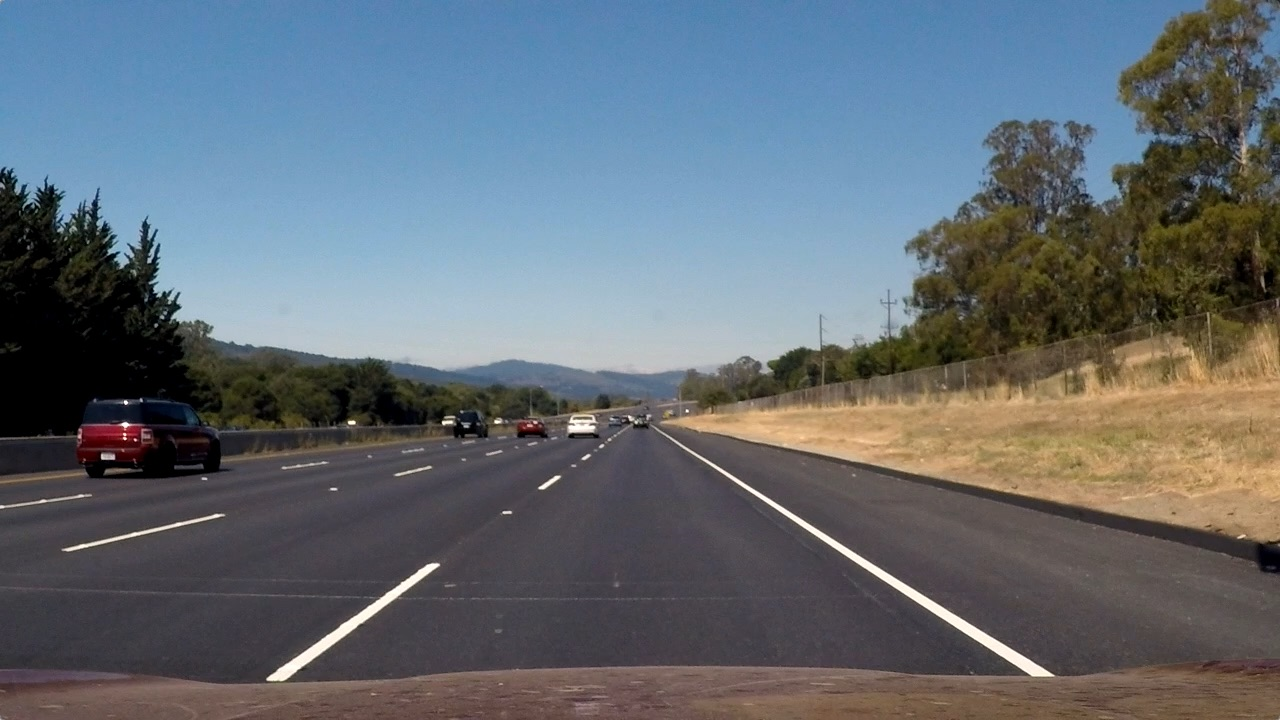
#> input picture test_images/straight_lines2.jpg, 1280 x 720 px
$ jupyter execute P4_advanced_lane_finding_new_bu2.ipynb   (shell and % lines are left out)   (older library calls are emulated)
#> lines starting #> are read from the running program, lines starting #| are printed output that depends on the picture; after the words box and inside, x2 and y2 are one past the last pixel; in counts of white or black regions, pixels touching at a corner belong together
[cell 1]
import os
import sys
import PIL
import numpy as np
import cv2
import matplotlib.pyplot as plt
import matplotlib.image as mpimg
import matplotlib.patches as patches
import glob
import csv
import pickle
from moviepy.editor import VideoFileClip
from IPython.display import HTML
# Display plots inside the notebook:

[cell 2]
# Plotting functions
def plot_side_by_side(left_image, right_image, left_title='', right_title=''):
    fig, (ax1, ax2) = plt.subplots(1, 2, figsize=(20,10))
    ax1.set_title(left_title, fontsize=30)
    ax1.imshow(left_image)
    ax2.set_title(right_title, fontsize=30)
    ax2.imshow(right_image)

def plot_side_by_side_gray(left_image, right_image, left_title='', right_title=''):
    fig, (ax1, ax2) = plt.subplots(1, 2, figsize=(20,10))
    ax1.set_title(left_title, fontsize=30)
    ax1.imshow(left_image, cmap='gray')
    ax2.set_title(right_title, fontsize=30)
    ax2.imshow(right_image, cmap='gray')

[cell 3]
# Read in images from folder:
# [9 lines left out: function get_images_from_folder, not called in this run]

[cell 4]
# Calibrate camera:
# NOTES: board size = (# horizontal squares, # vertical squares)
# [63 lines left out: function calibrate_camera, not called in this run]
    #return mtx, dist

[cell 5]
# Calibrate camera and store calibration data in .p file

# NOTE: This step can be skipped calibration has already been
#       performed for this camera.  The 'mtx' and 'dist' variables
#       will be read in from the 'calibration_data.p' file.

#calibrate_camera()

[cell 6]
# Get camera calibration data from pickle file:
calibration_data = pickle.load( open("calibration_data.p", "rb" ) )
#> (reads calibration_data.p from the repository)
mtx, dist = calibration_data["mtx"], calibration_data["dist"]

## Pipeline

[cell 7]
# STEP 0: Read in a test image
original_image = cv2.imread('test_images/straight_lines2.jpg')
#> original_image is the input picture: shape (720, 1280, 3); mean B, G, R 115.1, 107.7, 99.4
original_image = gray = cv2.cvtColor(original_image, cv2.COLOR_BGR2RGB)
image_height = original_image.shape[0]
#> image_height = 720
image_width = original_image.shape[1]
#> image_width = 1280
num_channels = original_image.shape[2]
#> num_channels = 3

# Save some useful image dimensions
img_h = original_image.shape[0]
#> img_h = 720
img_w = original_image.shape[1]
#> img_w = 1280
y_mid = img_h//2
#> y_mid = 360
x_mid = img_w//2
#> x_mid = 640

# Plot the image
plt.figure(figsize=(10,5))
#> (this line was passed over: IPython is not available in this run)
plt.imshow(original_image, cmap=None)
#> (this line was passed over: IPython is not available in this run)

[cell 8]
# STEP 1: Undistort image
def undistort(img, mtx, dist, display_results=False):
#> called with mtx = array of shape (3, 3), dist = array of shape (1, 5), display_results = False
    undistorted_image = cv2.undistort(img, mtx, dist, None, mtx)
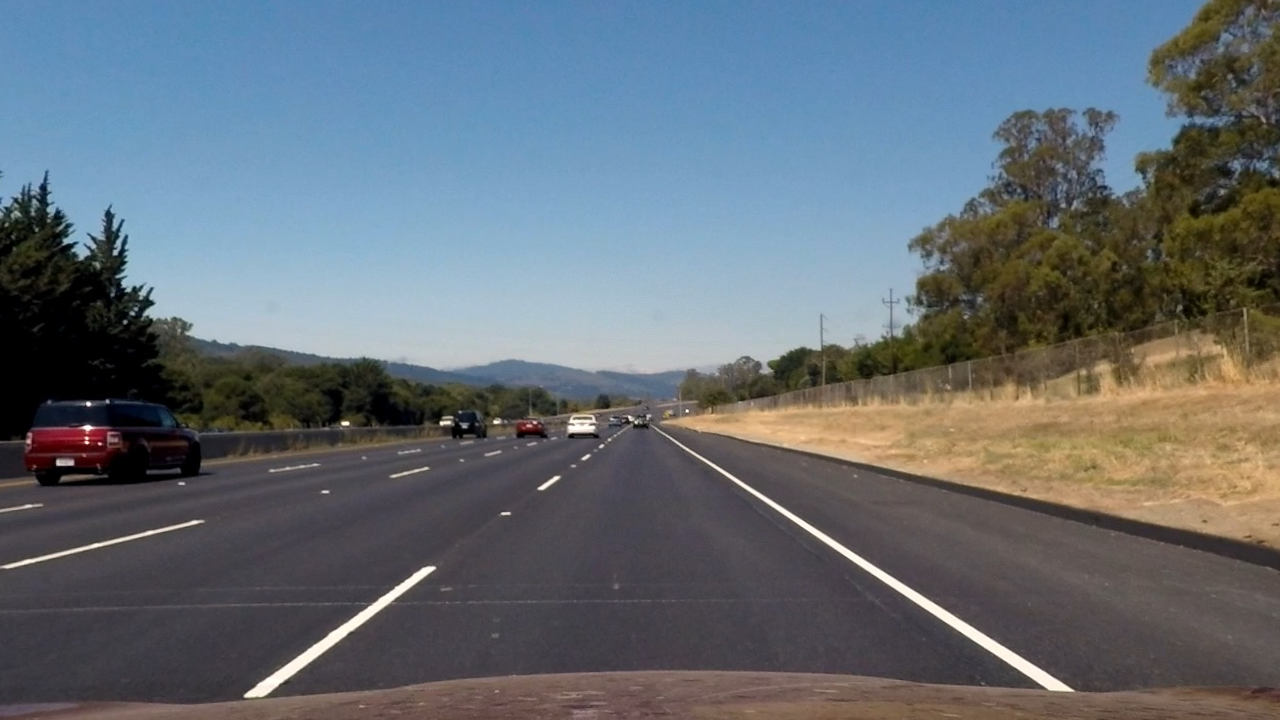
#> undistorted_image: shape (720, 1280, 3); mean R, G, B 100.4, 109.1, 116.7
    return undistorted_image

[cell 9]
undistorted_image = undistort(original_image, mtx, dist)
plot_side_by_side(original_image, undistorted_image, 'Original', 'Undistorted')
#> (the call stopped at in plot_side_by_side, `fig, (ax1, ax2) = plt.subplots(1, 2, figsize=(20,10))`: IPython is not available in this run)

[cell 10]
# Trapezoid overlay.  Returns the original image with a trapezoid (from 'vertices' points) drawn on it
# [4 lines left out: function trapezoid_overlay, not called in this run]

[cell 11]
# STEP 2: Apply a perspective transform to ge a warped "bird's eye view" image

trap_height = 260
trap_top_width = 170
trap_base_width = img_w-100
#> trap_base_width = 1180
trap_bottom_cutoff = 40
trap_v_shift = 0   # positive --> shifts entire trapezoid UP
trap_h_shift = 0   # positive --> shifts entire trapezoid to the RIGHT

# Store 4 trapezoid vertices in 'src' (...starting with top left point going clockwise)
src = np.float32(
    [[x_mid + trap_h_shift - trap_top_width//2, img_h - trap_v_shift - trap_height],
     [x_mid + trap_h_shift + trap_top_width//2, img_h - trap_v_shift - trap_height],
     [x_mid + trap_h_shift + trap_base_width//2, img_h - trap_v_shift - trap_bottom_cutoff],
     [x_mid + trap_h_shift - trap_base_width//2, img_h - trap_v_shift - trap_bottom_cutoff]])

# The 4 points from 'src' will be mapped to these 4 points
# NOTE: 'offset' is padding added to the left and right sides of the image
top_offset = 200
base_offset = top_offset - 60
img_size = (img_w, img_h)
#> img_size = (1280, 720)

dst = np.float32([[top_offset, 0],
                  [img_w-top_offset, 0],
                  [img_w-base_offset, img_h],
                  [base_offset, img_h]])

[cell 12]
# # STEP 2b: Apply a perspective transform to ge a warped "bird's eye view" image

# trap_height = 260
# trap_top_width = 170
# trap_base_width = img_w-400
# trap_bottom_cutoff = 40
# trap_v_shift = 0   # positive --> shifts entire trapezoid UP
# trap_h_shift = 10   # positive --> shifts entire trapezoid to the RIGHT

# # Store 4 trapezoid vertices in 'src' (...starting with top left point going clockwise)
# src = np.float32([[ 580, 460],  # Top Left Point [x, y]
#                   [ 710, 460],  # Top Right Point [x, y]
#                   [1060, 680],  # Bottom Right Point [x, y]
#                   [ 260, 680]]) # Bottom Left Point [x, y]

# # The 4 points from 'src' will be mapped to these 4 points
# # NOTE: 'offset' is padding added to the left and right sides of the image
# top_offset = 300
# base_offset = top_offset
# img_size = (img_w, img_h)

# dst = np.float32([[top_offset, 0],
#                   [img_w-top_offset, 0],
#                   [img_w-base_offset, img_h],
#                   [base_offset, img_h]])

# plt.imshow(trapezoid_overlay(undistorted_image, src))

[cell 13]
def warp(img, src, dst):

    # Choose offset from image corners to plot detected corners
    # This should be chosen to present the result at the proper aspect ratio

    # Get the image shape (width (pos-right), height (pos-down))
    img_size = (img_w, img_h)
#> img_size = (1280, 720)

    # The 4 points from 'src' will be mapped to these 4 points
    # ...points start at top left and go clockwise
#     dst = np.float32([[offset, 0],
#                       [img_size[0]-offset, 0],
#                       [img_size[0]-offset, img_h],
#                       [offset, img_h]])


    # Given src and dst points, calculate the perspective transform matrix
    M = cv2.getPerspectiveTransform(src, dst)
    #Minv = cv2.getPerspectiveTransform(dst, src)

    # Warp the image using OpenCV warpPerspective()
    warped = cv2.warpPerspective(img, M, img_size)
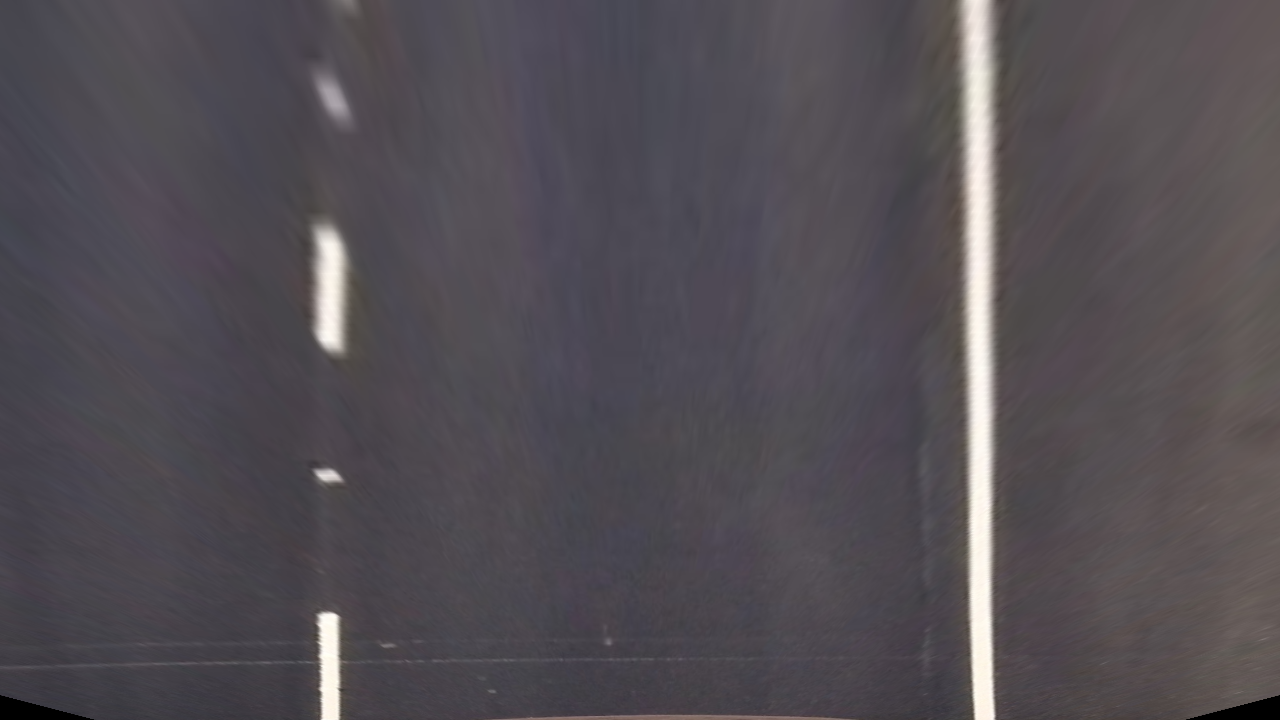
#> warped: shape (720, 1280, 3); mean R, G, B 83, 78.2, 84

    return warped

[cell 14]
warped = warp(undistorted_image, src,dst)

[cell 15]
plot_side_by_side_gray(undistorted_image, warped ,'Undistorted' , 'Warped')
#> (the call stopped at in plot_side_by_side_gray, `fig, (ax1, ax2) = plt.subplots(1, 2, figsize=(20,10))`: IPython is not available in this run)

[cell 16]
def color_and_gradient_mask(img):

    # REMOVE
    hls = cv2.cvtColor(img, cv2.COLOR_RGB2HLS)
#> hls: shape (720, 1280, 3); mean of channels 0, 1, 2 124.7, 82, 15.4

    # Convert to HLS color space and separate the S channel
    hls_s_channel = cv2.cvtColor(img, cv2.COLOR_RGB2HLS)[:,:,2]

    # Threshold 'hls_s' color channel
    hls_s_thresh_min = 180 #100
    hls_s_thresh_max = 255 #255
    hls_s_binary = np.zeros_like(hls_s_channel)
    hls_s_binary[(hls_s_channel >= hls_s_thresh_min) & (hls_s_channel <= hls_s_thresh_max)] = 1


    # Convert to LUV color space and separate the L channel
    luv_l_channel = cv2.cvtColor(img, cv2.COLOR_RGB2LUV)[:,:,0]

    # Threshold 'luv_l' color channel
    luv_l_thresh_min = 225# 225
    luv_l_thresh_max = 250# 255
    luv_l_binary = np.zeros_like(luv_l_channel)
    luv_l_binary[(luv_l_channel >= luv_l_thresh_min) & (luv_l_channel <= luv_l_thresh_max)] = 1


    # Create a grayscale image for Sobel
    gray = np.copy(hls_s_channel)

    # Sobel x
    sobelx = cv2.Sobel(gray, cv2.CV_64F, 1, 0) # Take the derivative in x
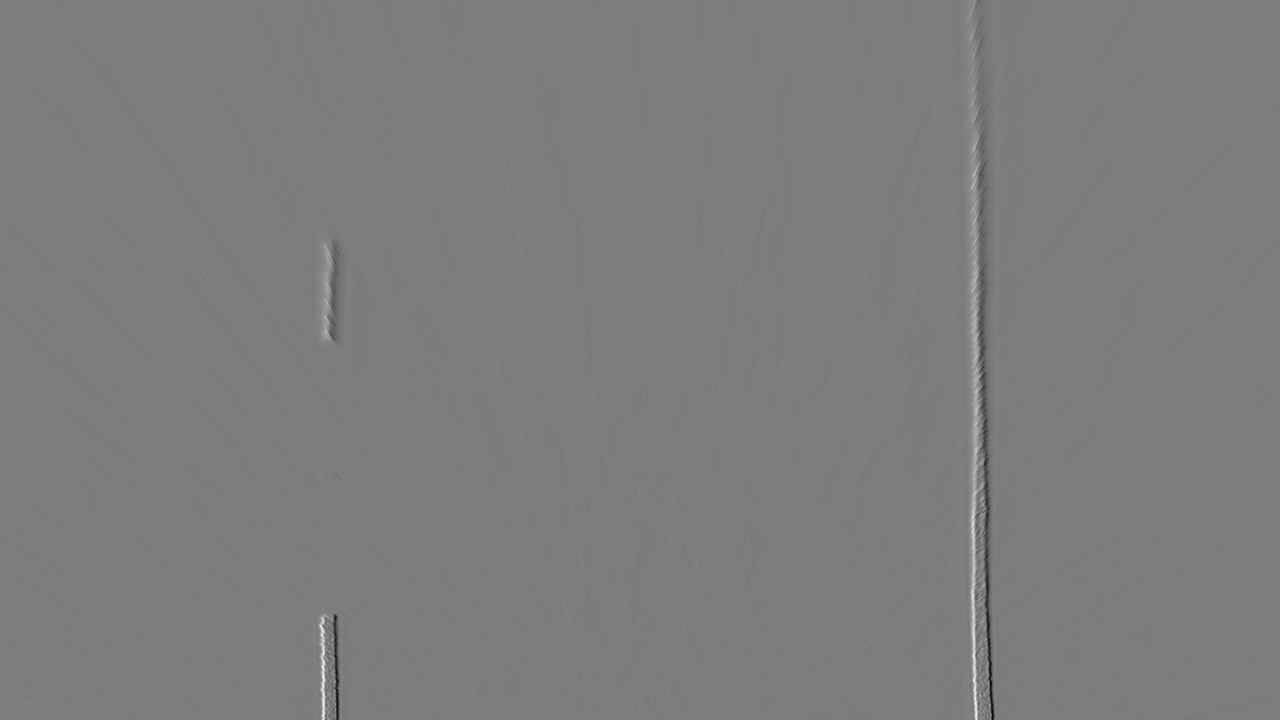
#> sobelx: shape (720, 1280) float64; min -766, max 794, mean 0; drawn with min black and max white
    abs_sobelx = np.absolute(sobelx) # Absolute x derivative to accentuate lines away from horizontal
    scaled_sobel = np.uint8(255*abs_sobelx/np.max(abs_sobelx))

    # Threshold x gradient
    thresh_min = 50 #20
    thresh_max = 255 #100
    sxbinary = np.zeros_like(scaled_sobel)
    sxbinary[(scaled_sobel >= thresh_min) & (scaled_sobel <= thresh_max)] = 1


    # Stack each channel to view their individual contributions in green and blue respectively
    # Green = HLS S-Channel component
    # Blue  = LUV L-channel component
    # This returns a stack of the two binary images, whose components you can see as different colors
    color_binary = np.dstack(( np.zeros_like(hls_s_binary), hls_s_binary, luv_l_binary)) * 255


    # Combine the two color binary images and the Sobel-X binary image into one binary image
    combined_binary = np.zeros_like(hls_s_binary)
    combined_binary[(hls_s_binary == 1) | (luv_l_binary == 1) | (sxbinary == 1)] = 1

# [7 lines of commented-out code are left out]
    return combined_binary, hls, hls_s_channel, color_binary#, sxbinary

[cell 17]
combined_binary, hls, s_channel, color_binary = color_and_gradient_mask(warped)
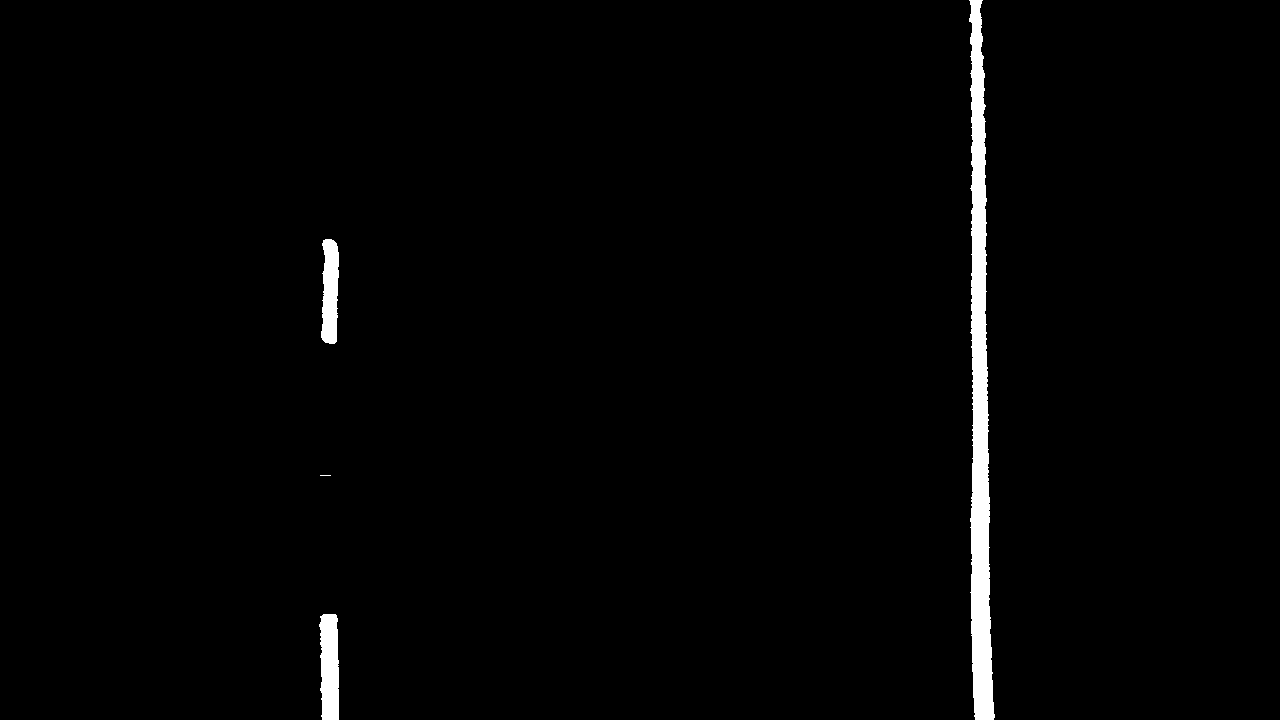
#> combined_binary: shape (720, 1280); values 0 (black) and 1 (white), 1.6% white; 4 white regions (1 under 20 px), largest, box (x1, y1, x2, y2) and area: (969, 0, 995, 720) 11209, (319, 614, 339, 720) 1839, (321, 239, 339, 344) 1525
plot_side_by_side_gray(color_binary, combined_binary, 'HLS-S(green) and LUV-L(blue)', 'Combined Colors and Gradients Binary')
#> (the call stopped at in plot_side_by_side_gray, `fig, (ax1, ax2) = plt.subplots(1, 2, figsize=(20,10))`: IPython is not available in this run)

# plt.imshow(combined_binary, cmap='gray')
# plt.imshow(s_channel, cmap='gray')
# plt.imshow(color_binary, cmap=None)

[cell 18]
# Plot a histogram:
def plot_histogram(histogram, histogram_title='', figure_size=(10,5)):
    plt.figure(figsize=figure_size)
    plt.title(histogram_title, fontsize=30)
    plt.plot(histogram)

# Make a histogram:
def make_histogram(binary, padding=100, display_results=False):
     # Take a histogram of the bottom half of the image
#> called with padding = 200, display_results = True
    histogram = np.sum(binary[binary.shape[0]//2:,:], axis=0)
#> histogram = 1280 values, max 360 at index 975, min 0 at index 0, mean 6.43
    # Chop off any histogram values near the edge of the image
    histogram[:padding] = 0
    histogram[:len(histogram)-padding-1:-1] = 0

    if display_results==True:
        plot_histogram(histogram, 'Histogram')

    return histogram
